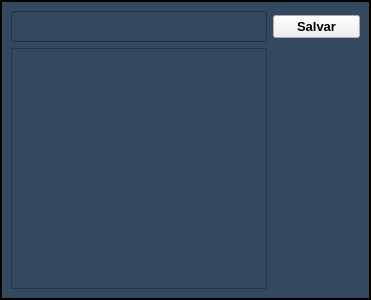
<?xml version="1.0" encoding="UTF-8"?>
<ui version="4.0">
 <class>Dialog</class>
 <widget class="QDialog" name="Dialog">
  <property name="windowModality">
   <enum>Qt::ApplicationModal</enum>
  </property>
  <property name="geometry">
   <rect>
    <x>0</x>
    <y>0</y>
    <width>371</width>
    <height>300</height>
   </rect>
  </property>
  <property name="windowTitle">
   <string>Editar Variações</string>
  </property>
  <property name="styleSheet">
   <string notr="true">
QDialog{

background-color:#34495e;
border :2px solid ;

border-color: rgb(0, 0, 0);}</string>
  </property>
  <property name="modal">
   <bool>true</bool>
  </property>
  <layout class="QGridLayout" name="gridLayout_2">
   <item row="0" column="0">
    <layout class="QGridLayout" name="gridLayout">
     <item row="0" column="0">
      <widget class="QLineEdit" name="lineEdit_variacao">
       <property name="enabled">
        <bool>false</bool>
       </property>
       <property name="font">
        <font>
         <pointsize>14</pointsize>
         <weight>75</weight>
         <bold>true</bold>
        </font>
       </property>
       <property name="styleSheet">
        <string notr="true">color: rgb(255, 255, 255);
background-color:#34495e;</string>
       </property>
      </widget>
     </item>
    </layout>
   </item>
   <item row="0" column="1">
    <widget class="QPushButton" name="pushButton_salvar">
     <property name="font">
      <font>
       <pointsize>10</pointsize>
       <weight>75</weight>
       <bold>true</bold>
      </font>
     </property>
     <property name="cursor">
      <cursorShape>PointingHandCursor</cursorShape>
     </property>
     <property name="focusPolicy">
      <enum>Qt::NoFocus</enum>
     </property>
     <property name="text">
      <string>Salvar</string>
     </property>
    </widget>
   </item>
   <item row="1" column="0">
    <widget class="QListWidget" name="listWidget">
     <property name="font">
      <font>
       <pointsize>14</pointsize>
       <weight>75</weight>
       <bold>true</bold>
      </font>
     </property>
     <property name="styleSheet">
      <string notr="true">color: rgb(255, 255, 255);
background-color:#34495e;</string>
     </property>
    </widget>
   </item>
   <item row="1" column="1">
    <spacer name="horizontalSpacer">
     <property name="orientation">
      <enum>Qt::Horizontal</enum>
     </property>
     <property name="sizeHint" stdset="0">
      <size>
       <width>40</width>
       <height>20</height>
      </size>
     </property>
    </spacer>
   </item>
  </layout>
 </widget>
 <resources/>
 <connections/>
</ui>
